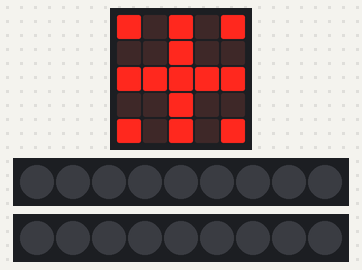
Bench run of a program on a simulated BBC micro:bit (MakeCode). Parts: the board's 5×5 LED display, 2 × 9 RGB LEDs in strip order, left to right. Dim RGB values are drawn brighter than linear.

Above: at 0.1 s.
At 1.5 s:
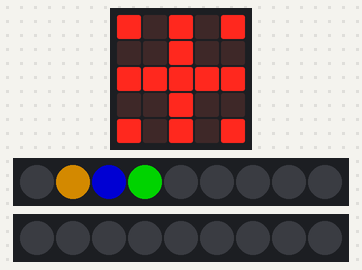
At 4.0 s:
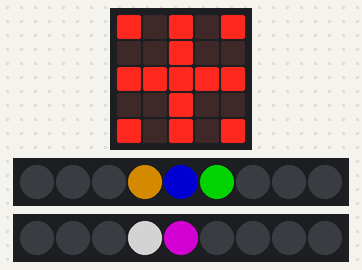
At 6.0 s:
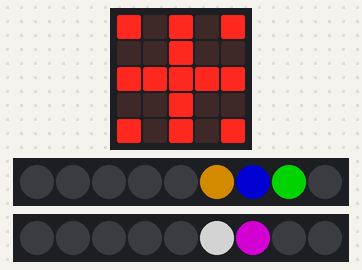
At 8.1 s:
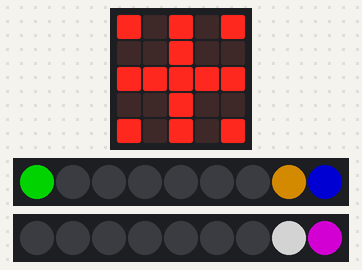
At 11.1 s:
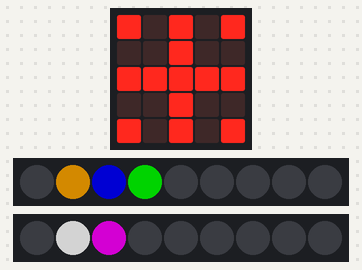

Measured:
- by itself, everything shown: repeats every 9.2 s, in 18 steps
- what the display in image 1 shows lasts 0.5 s, from 1.4 s to 1.9 s

The program:

main.ts
```typescript
basic.showLeds(`
    # . # . #
    . . # . .
    # # # # #
    . . # . .
    # . # . #
    `)
let strip = neopixel.create(DigitalPin.P1, 9, NeoPixelMode.RGB)
strip.setPixelColor(1, neopixel.colors(NeoPixelColors.Orange))
strip.setPixelColor(2, neopixel.colors(NeoPixelColors.Blue))
strip.setPixelColor(3, neopixel.colors(NeoPixelColors.Green))
basic.pause(1000)
let pasek2 = neopixel.create(DigitalPin.P2, 9, NeoPixelMode.RGB)
pasek2.setPixelColor(1, neopixel.colors(NeoPixelColors.White))
pasek2.setPixelColor(2, neopixel.colors(NeoPixelColors.Purple))
basic.forever(function () {
    strip.show()
    strip.rotate(1)
    basic.pause(500)
    pasek2.show()
    pasek2.rotate(1)
    basic.pause(500)
})
```

test.ts
```typescript
// Tady jsou testy. Při použití tohoto balíčku jako rozšíření nebude zkompilováno.
```
